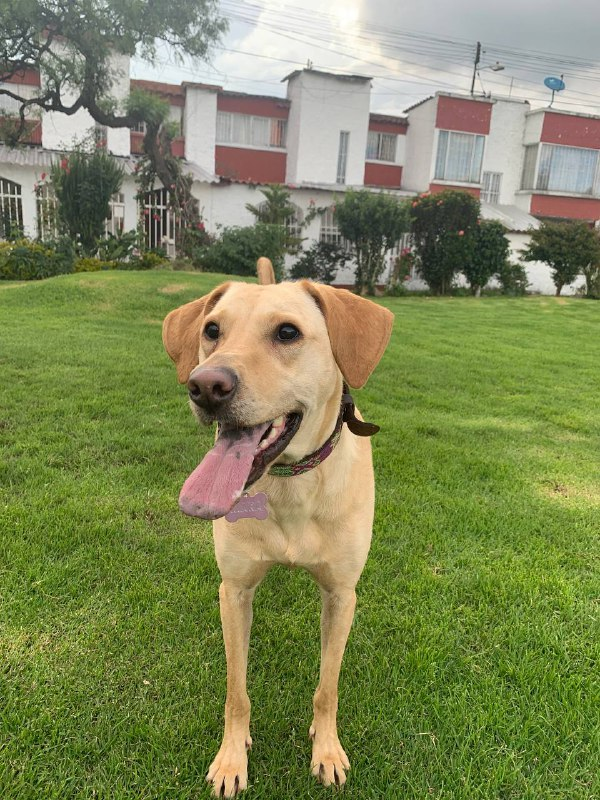
#> input picture input/Mara.jpeg, 600 x 800 px
$ jupyter execute 9.manejo_de_imagenes.ipynb
#> lines starting #> are read from the running program, lines starting #| are printed output that depends on the picture
[cell 1]
import numpy as np
import matplotlib.pyplot as plt
from skimage import io

[cell 2]
im = io.imread('./input/Mara.jpeg')
#> im is the input picture: shape (800, 600, 3); mean R, G, B 127.7, 135.4, 88.4

[cell 3]
_ = 0
aux_dim = np.zeros(im.shape, dtype=np.uint8)
aux_dim[:,:,_] = im[:,:,_]
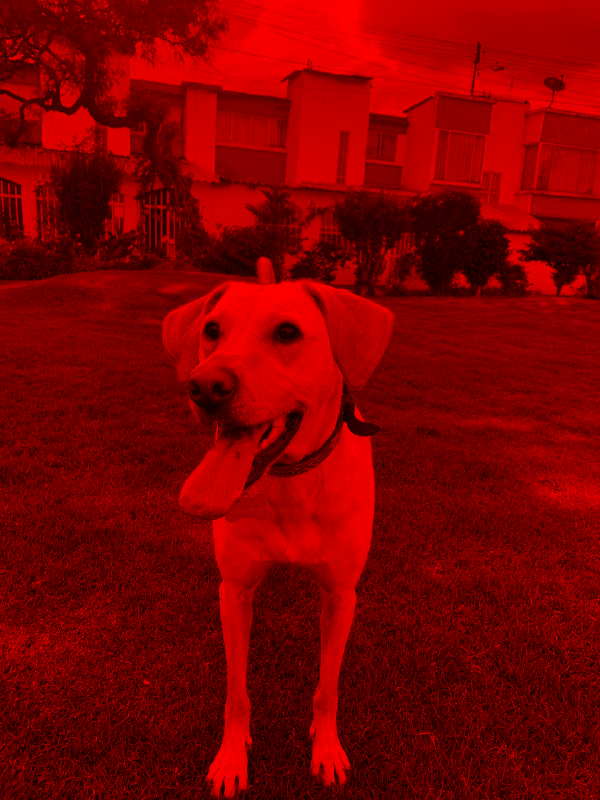
#> aux_dim: shape (800, 600, 3); mean R, G, B 127.7, 0, 0

[cell 4]
aux_dim[:,:,0]

[cell 5]
fig, ax = plt.subplots(1,3, figsize=(9,4),
                       subplot_kw={'xticks': [], 'yticks': []})
for _, axe in enumerate(ax.flatten()[:3]):
    aux_dim = np.zeros(im.shape, dtype=np.uint8)
    aux_dim[:,:,_] = im[:,:,_]
    axe.imshow(aux_dim)
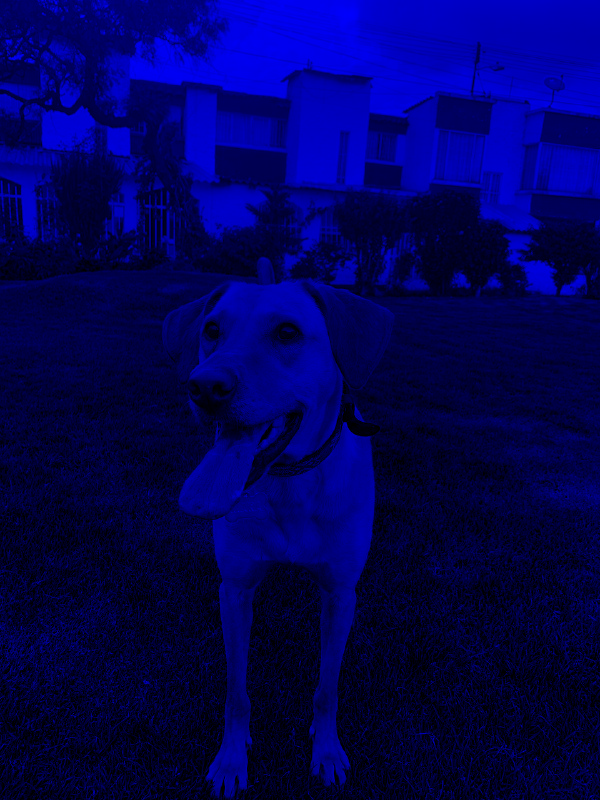
#> aux_dim: shape (800, 600, 3); mean R, G, B 0, 0, 88.4
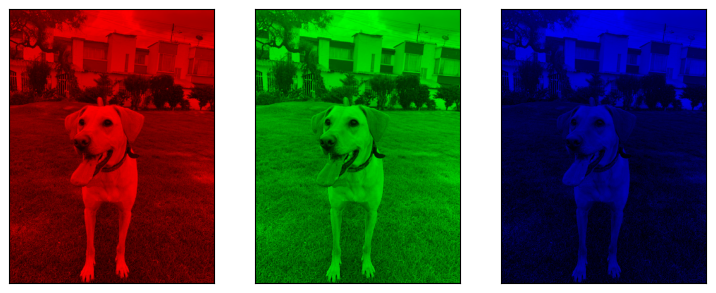
#> figure drawn by matplotlib, 3 panels

$ run again, with input/yo.png saved as input/Mara.jpeg
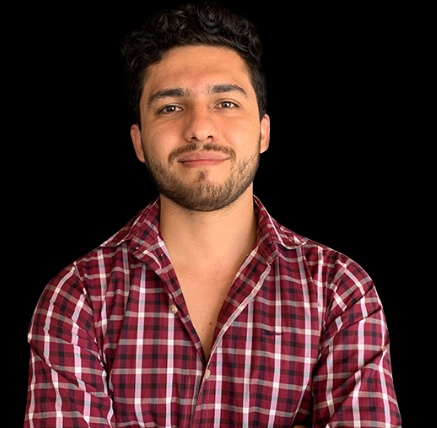
#> input picture input/yo.png, 437 x 428 px
#> im is the input picture: shape (428, 437, 3); mean R, G, B 70.4, 40.3, 38.8
#> after the loop `for _, axe in enumerate(ax.flatten()[:3]):`:
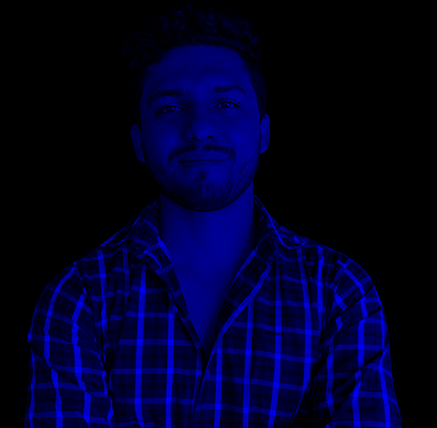
#> aux_dim: shape (428, 437, 3); mean R, G, B 0, 0, 38.8
#> `[cell 5] fig, ax = plt.subplots(1,3, figsize=(9,4), subplot_kw={'xtick..`:
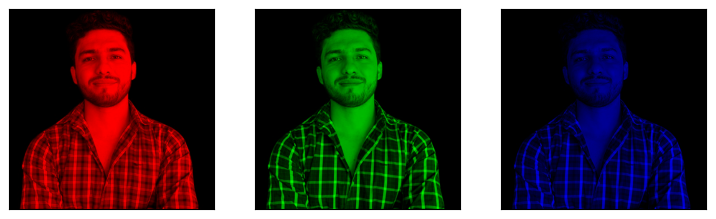
#> figure drawn by matplotlib, 3 panels
